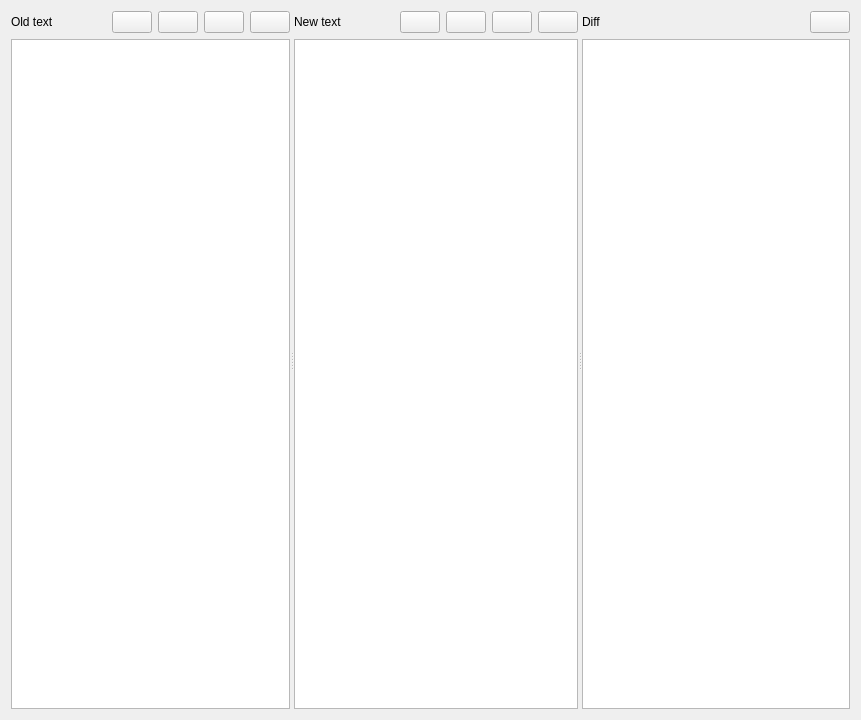
<?xml version="1.0" encoding="UTF-8"?>
<ui version="4.0">
 <class>TextDiffWidget</class>
 <widget class="QWidget" name="TextDiffWidget">
  <property name="geometry">
   <rect>
    <x>0</x>
    <y>0</y>
    <width>861</width>
    <height>720</height>
   </rect>
  </property>
  <property name="windowTitle">
   <string>Form</string>
  </property>
  <property name="locale">
   <locale language="English" country="UnitedStates"/>
  </property>
  <layout class="QHBoxLayout" name="horizontalLayout_7">
   <item>
    <widget class="QSplitter" name="splitter">
     <property name="orientation">
      <enum>Qt::Orientation::Horizontal</enum>
     </property>
     <widget class="QWidget" name="verticalLayoutWidget">
      <layout class="QVBoxLayout" name="verticalLayout">
       <item>
        <layout class="QHBoxLayout" name="horizontalLayout_4">
         <item>
          <widget class="QLabel" name="label_3">
           <property name="text">
            <string>Old text</string>
           </property>
          </widget>
         </item>
         <item>
          <spacer name="horizontalSpacer">
           <property name="orientation">
            <enum>Qt::Orientation::Horizontal</enum>
           </property>
           <property name="sizeHint" stdset="0">
            <size>
             <width>40</width>
             <height>20</height>
            </size>
           </property>
          </spacer>
         </item>
         <item>
          <widget class="QPushButton" name="openOldButton">
           <property name="toolTip">
            <string>Open</string>
           </property>
           <property name="text">
            <string/>
           </property>
           <property name="icon">
            <iconset theme="QIcon::ThemeIcon::DocumentOpen"/>
           </property>
          </widget>
         </item>
         <item>
          <widget class="QPushButton" name="copyOldButton">
           <property name="toolTip">
            <string>Copy</string>
           </property>
           <property name="text">
            <string/>
           </property>
           <property name="icon">
            <iconset theme="QIcon::ThemeIcon::EditCopy"/>
           </property>
          </widget>
         </item>
         <item>
          <widget class="QPushButton" name="pasteOldButton">
           <property name="toolTip">
            <string>Paste</string>
           </property>
           <property name="text">
            <string/>
           </property>
           <property name="icon">
            <iconset theme="QIcon::ThemeIcon::EditPaste"/>
           </property>
          </widget>
         </item>
         <item>
          <widget class="QPushButton" name="clearOldButton">
           <property name="toolTip">
            <string>Clear</string>
           </property>
           <property name="text">
            <string/>
           </property>
           <property name="icon">
            <iconset theme="QIcon::ThemeIcon::EditClear"/>
           </property>
          </widget>
         </item>
        </layout>
       </item>
       <item>
        <widget class="QPlainTextEdit" name="plainTextEdit"/>
       </item>
      </layout>
     </widget>
     <widget class="QWidget" name="verticalLayoutWidget_2">
      <layout class="QVBoxLayout" name="verticalLayout_2">
       <item>
        <layout class="QHBoxLayout" name="horizontalLayout_5">
         <item>
          <widget class="QLabel" name="label_2">
           <property name="text">
            <string>New text</string>
           </property>
          </widget>
         </item>
         <item>
          <spacer name="horizontalSpacer_2">
           <property name="orientation">
            <enum>Qt::Orientation::Horizontal</enum>
           </property>
           <property name="sizeHint" stdset="0">
            <size>
             <width>40</width>
             <height>20</height>
            </size>
           </property>
          </spacer>
         </item>
         <item>
          <widget class="QPushButton" name="newOpenButton">
           <property name="toolTip">
            <string>Open</string>
           </property>
           <property name="text">
            <string/>
           </property>
           <property name="icon">
            <iconset theme="QIcon::ThemeIcon::DocumentOpen"/>
           </property>
          </widget>
         </item>
         <item>
          <widget class="QPushButton" name="newCopyButton">
           <property name="toolTip">
            <string>Copy</string>
           </property>
           <property name="text">
            <string/>
           </property>
           <property name="icon">
            <iconset theme="QIcon::ThemeIcon::EditCopy"/>
           </property>
          </widget>
         </item>
         <item>
          <widget class="QPushButton" name="newPasteButton">
           <property name="toolTip">
            <string>Paste</string>
           </property>
           <property name="text">
            <string/>
           </property>
           <property name="icon">
            <iconset theme="QIcon::ThemeIcon::EditPaste"/>
           </property>
          </widget>
         </item>
         <item>
          <widget class="QPushButton" name="newClearButton">
           <property name="toolTip">
            <string>Clear</string>
           </property>
           <property name="text">
            <string/>
           </property>
           <property name="icon">
            <iconset theme="QIcon::ThemeIcon::EditClear"/>
           </property>
          </widget>
         </item>
        </layout>
       </item>
       <item>
        <widget class="QPlainTextEdit" name="plainTextEdit_2"/>
       </item>
      </layout>
     </widget>
     <widget class="QWidget" name="verticalLayoutWidget_3">
      <layout class="QVBoxLayout" name="verticalLayout_3">
       <item>
        <layout class="QHBoxLayout" name="horizontalLayout_6">
         <item>
          <widget class="QLabel" name="label">
           <property name="text">
            <string>Diff</string>
           </property>
          </widget>
         </item>
         <item>
          <spacer name="horizontalSpacer_3">
           <property name="orientation">
            <enum>Qt::Orientation::Horizontal</enum>
           </property>
           <property name="sizeHint" stdset="0">
            <size>
             <width>40</width>
             <height>20</height>
            </size>
           </property>
          </spacer>
         </item>
         <item>
          <widget class="QPushButton" name="pushButton_3">
           <property name="toolTip">
            <string>Copy</string>
           </property>
           <property name="text">
            <string/>
           </property>
           <property name="icon">
            <iconset theme="QIcon::ThemeIcon::EditCopy"/>
           </property>
          </widget>
         </item>
        </layout>
       </item>
       <item>
        <widget class="QPlainTextEdit" name="plainTextEdit_3"/>
       </item>
      </layout>
     </widget>
    </widget>
   </item>
  </layout>
 </widget>
 <resources/>
 <connections/>
</ui>
